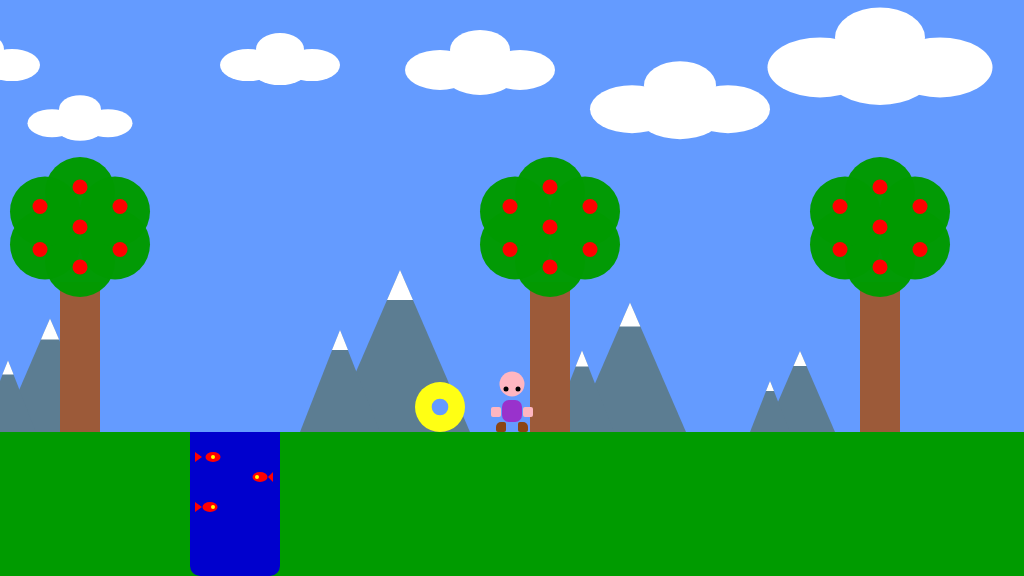
Frame 1 (no input)
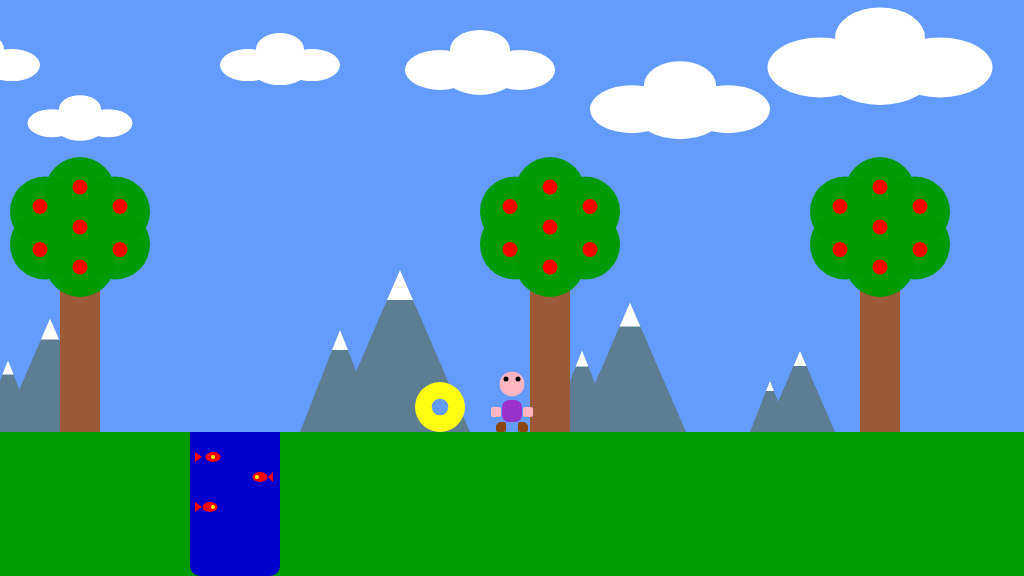
Frame 60 (no input)
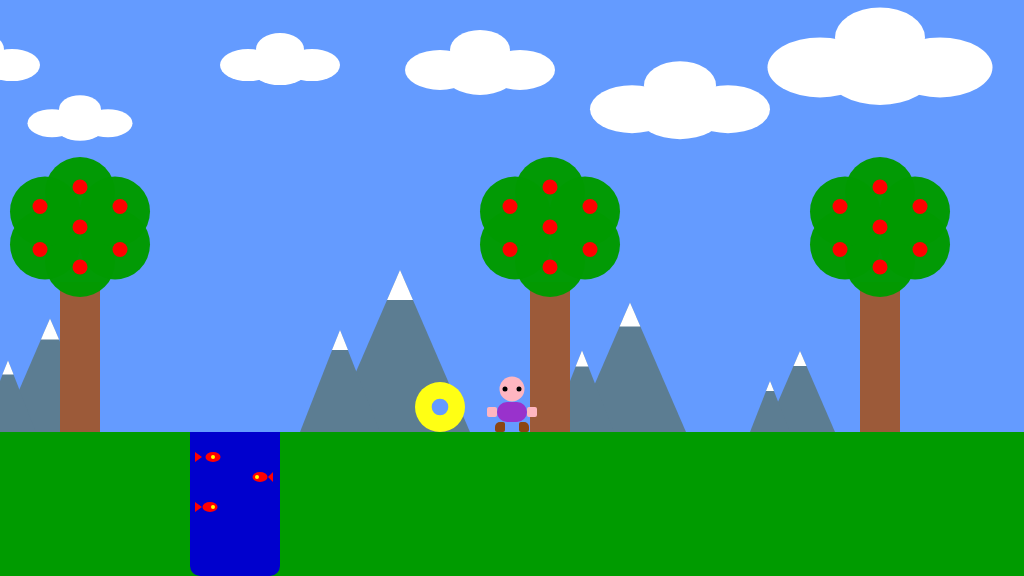
Frame 120 (the mouse pressed at the canvas centre since frame 60)

The p5.js sketch that drew these frames (run headless with seeded random() and noise() and a simulated clock; from frame 60 on, the mouse is pressed at the canvas centre):

// p5.js sketch
// ── sketch.js
/*

The Game Project

4 - Midterm - Side scrolling

*/

var gameChar_x;
var gameChar_y;
var floorPos_y;

var isLeft;
var isRight;
var isFalling;
var isPlummeting;

var collectable;
var canyon;
var trees_x;
var treePos_y;
var clouds;
var mountains;
var cameraPosX;
var animationSwitch;

function setup() {
	createCanvas(1024, 576);
	floorPos_y = height * 3 / 4;
	gameChar_x = width / 2;
	gameChar_y = floorPos_y;
	trees_x = [80, 550, 880];
	treePos_y = floorPos_y;
	cameraPosX = 0;
	animationSwitch = 1;

	isLeft = false;
	isRight = false;
	isFalling = false;
	isPlummeting = false;

	clouds = [
		{
			x_pos: -20,
			y_pos: height * 0.12,
			size: 0.8
		},
		{
			x_pos: 80,
			y_pos: height * 0.22,
			size: 0.7
		},
		{
			x_pos: 280,
			y_pos: height * 0.12,
			size: 0.8
		},
		{
			x_pos: 480,
			y_pos: height * 0.13,
			size: 1
		},		
		{
			x_pos: 680,
			y_pos: height * 0.2,
			size: 1.2
		},
		{
			x_pos: 880,
			y_pos: height * 0.13,
			size: 1.5
		}
	];

	mountains =
		[
			{
				x_pos: -80,
				size: 0.5
			},
			{
				x_pos: 50,
				size: 0.7
			},
			{
				x_pos: 400,
				size: 1
			},{
				x_pos: 630,
				size: 0.8
			},
			{
				x_pos: 800,
				size: 0.5
			}
		];

	canyon =
	{
		x_pos: 190,
		width: 90,
	};

	collectable =
	{
		x_pos: 440,
		y_pos: floorPos_y - 25,
		size: 50,
		isFound: false
	};
};

function draw() {

	// Loop for animation
	if (frameCount % 9 === 0) {
        animationSwitch++;
        animationSwitch % 4 === 0 ? animationSwitch = 0 : animationSwitch;
    };

	// Camera move

	cameraPosX = gameChar_x - width / 2;

	///////////DRAWING CODE//////////

	background(100, 155, 255); //fill the sky blue

	noStroke();
	fill(0, 155, 0);
	rect(0, floorPos_y, width, height - floorPos_y); //draw some green ground

	push();
	translate(-cameraPosX, 0);

	// CLOUDS
	for (var i = 0; i < clouds.length; i++) {
		fill(255);

		ellipse(
			clouds[i].x_pos,
			clouds[i].y_pos,
			70 * clouds[i].size,
			40 * clouds[i].size
		);
		ellipse(
			clouds[i].x_pos - 40 * clouds[i].size,
			clouds[i].y_pos - 5 * clouds[i].size,
			70 * clouds[i].size,
			40 * clouds[i].size
		);
		ellipse(
			clouds[i].x_pos + 40 * clouds[i].size,
			clouds[i].y_pos - 5 * clouds[i].size,
			70 * clouds[i].size,
			40 * clouds[i].size
		);
		ellipse(
			clouds[i].x_pos,
			clouds[i].y_pos - 25 * clouds[i].size,
			60 * clouds[i].size,
			40 * clouds[i].size
		);
	};

	// MOUNTAINS
	for (var i = 0; i < mountains.length; i++) {
		fill(92, 125, 146);
		// BIG MOUNTAIN
		triangle(
			mountains[i].x_pos,
			floorPos_y - 162 * mountains[i].size,
			mountains[i].x_pos + 70 * mountains[i].size,
			floorPos_y,
			mountains[i].x_pos - 70 * mountains[i].size,
			floorPos_y
		); 
		// SMALL MOUNTAIN
		triangle(
			mountains[i].x_pos - 60 * mountains[i].size,
			floorPos_y - 102 * mountains[i].size,
			mountains[i].x_pos - 100 * mountains[i].size,
			floorPos_y,
			mountains[i].x_pos - 20 * mountains[i].size,
			floorPos_y
		);
		// SNOW ON MOUNTAINS
		fill(255);
		// BIG
		triangle(
			mountains[i].x_pos,
			floorPos_y - 162 * mountains[i].size,
			mountains[i].x_pos + 13 * mountains[i].size,
			floorPos_y - 132 * mountains[i].size,
			mountains[i].x_pos - 13 * mountains[i].size,
			floorPos_y - 132 * mountains[i].size
		);
		// SMALL
		triangle(
			mountains[i].x_pos - 60 * mountains[i].size,
			floorPos_y - 102 * mountains[i].size,
			mountains[i].x_pos - 68 * mountains[i].size,
			floorPos_y - 82 * mountains[i].size,
			mountains[i].x_pos - 52 * mountains[i].size,
			floorPos_y - 82 * mountains[i].size,
		);
	};

	// CANYON
	fill(0, 0, 205);
	rect(canyon.x_pos, floorPos_y, canyon.width, height - floorPos_y, 0, 0, 10, 10);
	fill(255, 0, 0);

	// fish 1
	ellipse(canyon.x_pos + 23, floorPos_y + 25, 15, 10);
	triangle(canyon.x_pos + 12, floorPos_y + 25, canyon.x_pos + 5, floorPos_y + 20, canyon.x_pos + 5, floorPos_y + 30);

	// fish 2
	ellipse(canyon.x_pos + canyon.width - 20, floorPos_y + 45, 15, 10);
	triangle(canyon.x_pos + canyon.width - 12, floorPos_y + 45, canyon.x_pos + canyon.width - 7, floorPos_y + 40, canyon.x_pos + canyon.width - 7, floorPos_y + 50);

	// fish 3
	ellipse(canyon.x_pos + 20, floorPos_y + 75, 15, 10);
	triangle(canyon.x_pos + 12, floorPos_y + 75, canyon.x_pos + 5, floorPos_y + 70, canyon.x_pos + 5, floorPos_y + 80);

	// fish eyes
	stroke(255, 255, 0);
	strokeWeight(4);
	point(canyon.x_pos + 23, floorPos_y + 25);
	point(canyon.x_pos + canyon.width - 23, floorPos_y + 45);
	point(canyon.x_pos + 23, floorPos_y + 75);
	noStroke();

	// TREES
	for (var i = 0; i < trees_x.length; i++) {
		fill(156, 90, 57);
		rect(trees_x[i] - 20, treePos_y - 150, 40, 150);
		fill(0, 155, 0, 250);

		ellipse(trees_x[i], treePos_y - 170, 70, 70);
		ellipse(trees_x[i], treePos_y - 240, 70, 70);
		ellipse(trees_x[i] - 35, treePos_y - 187.5, 70, 70);
		ellipse(trees_x[i] - 35, treePos_y - 220.5, 70, 70);
		ellipse(trees_x[i] + 35, treePos_y - 187.5, 70, 70);
		ellipse(trees_x[i] + 35, treePos_y - 220.5, 70, 70);

		// fruits
		fill(255, 0, 0);
		ellipse(trees_x[i], treePos_y - 245, 15, 15);
		ellipse(trees_x[i], treePos_y - 165, 15, 15);
		ellipse(trees_x[i] - 40, treePos_y - 182.5, 15, 15);
		ellipse(trees_x[i] + 40, treePos_y - 182.5, 15, 15);
		ellipse(trees_x[i] - 40, treePos_y - 225.5, 15, 15);
		ellipse(trees_x[i] + 40, treePos_y - 225.5, 15, 15);
		ellipse(trees_x[i], treePos_y - 205, 15, 15);
	};

	// COLLECTABLE
	if (dist(gameChar_x, gameChar_y, collectable.x_pos, collectable.y_pos) <= 35) {
		collectable.isFound = true;
	};
	if (collectable.isFound == false) {
		fill(255, 255, 20);
		circle(collectable.x_pos, collectable.y_pos, collectable.size);
		fill(100, 155, 255);
		circle(collectable.x_pos, collectable.y_pos, collectable.size / 3);
	};

	///////////ANIMATION CODE//////////

	function character_standing(gameChar_x, gameChar_y, state) {
        switch (state) {
            case 0:
                // POS 1

                //head
                fill(255, 182, 193)
                ellipse(gameChar_x, gameChar_y - 53, 25, 25);

                //hands
                rect(gameChar_x - 21, gameChar_y - 35, 10, 10, 2);
                rect(gameChar_x + 11, gameChar_y - 35, 10, 10, 2);

                // eyes
                fill(0);
                ellipse(gameChar_x - 5, gameChar_y - 53, 5, 5);
                ellipse(gameChar_x + 5, gameChar_y - 53, 5, 5);

                // feet
                fill(139, 69, 19);
                rect(gameChar_x - 15, gameChar_y - 10, 10, 10, 5, 2, 2, 2);
                rect(gameChar_x + 5, gameChar_y - 10, 10, 10, 2, 5, 2, 2);

                // body
                fill(153, 50, 204);
                rect(gameChar_x - 10, gameChar_y - 40, 20, 30, 5);
                break;
            case 1:
                // POS 2

                //head
                fill(255, 182, 193);
                ellipse(gameChar_x, gameChar_y - 48, 25, 25);

                //hands
                rect(gameChar_x - 21, gameChar_y - 25, 10, 10, 2);
                rect(gameChar_x + 11, gameChar_y - 25, 10, 10, 2);

                // eyes
                fill(0);
                ellipse(gameChar_x - 6, gameChar_y - 43, 5, 5);
                ellipse(gameChar_x + 6, gameChar_y - 43, 5, 5);

                // feet
                fill(139, 69, 19);
                rect(gameChar_x - 16, gameChar_y - 10, 10, 10, 5, 2, 2, 2);
                rect(gameChar_x + 6, gameChar_y - 10, 10, 10, 2, 5, 2, 2);

                // body
                fill(153, 50, 204);
                rect(gameChar_x - 10, gameChar_y - 32, 20, 22, 7);
                break;

            case 2:
                // POS 3

                //head
                fill(255, 182, 193);
                ellipse(gameChar_x, gameChar_y - 43, 25, 25);

                //hands
                rect(gameChar_x - 25, gameChar_y - 25, 10, 10, 2);
                rect(gameChar_x + 15, gameChar_y - 25, 10, 10, 2);

                // eyes
                fill(0);
                ellipse(gameChar_x - 7, gameChar_y - 43, 5, 5);
                ellipse(gameChar_x + 7, gameChar_y - 43, 5, 5);

                // feet
                fill(139, 69, 19);
                rect(gameChar_x - 17, gameChar_y - 10, 10, 10, 5, 2, 2, 2);
                rect(gameChar_x + 7, gameChar_y - 10, 10, 10, 2, 5, 2, 2);

                // body
                fill(153, 50, 204);
                rect(gameChar_x - 15, gameChar_y - 30, 30, 20, 10);
                break;

            case 3:
                // POS 4

                //head
                fill(255, 182, 193);
                ellipse(gameChar_x, gameChar_y - 48, 25, 25);

                //hands
                rect(gameChar_x - 21, gameChar_y - 25, 10, 10, 2);
                rect(gameChar_x + 11, gameChar_y - 25, 10, 10, 2);

                // eyes
                fill(0);
                ellipse(gameChar_x - 6, gameChar_y - 53, 5, 5);
                ellipse(gameChar_x + 6, gameChar_y - 53, 5, 5);

                // feet
                fill(139, 69, 19);
                rect(gameChar_x - 16, gameChar_y - 10, 10, 10, 5, 2, 2, 2);
                rect(gameChar_x + 6, gameChar_y - 10, 10, 10, 2, 5, 2, 2);

                // body
                fill(153, 50, 204);
                rect(gameChar_x - 10, gameChar_y - 32, 20, 22, 7);
                break;
        };
    };

	function character_jumping_front(gameChar_x, gameChar_y, state) {
        switch (state) {
            case 0:
                // POS 1

                //head
                fill(255, 182, 193);
                ellipse(gameChar_x, gameChar_y - 63, 25, 25);

                //hands
                rect(gameChar_x - 23, gameChar_y - 60, 10, 10, 2);
                rect(gameChar_x + 13, gameChar_y - 60, 10, 10, 2);

                // eyes
                fill(0);
                ellipse(gameChar_x - 5, gameChar_y - 63, 5, 5);
                ellipse(gameChar_x + 5, gameChar_y - 63, 5, 5);

                // feet
                fill(139, 69, 19);
                rect(gameChar_x - 20, gameChar_y - 10, 10, 10, 5, 2, 2, 2);
                rect(gameChar_x + 10, gameChar_y - 10, 10, 10, 2, 5, 2, 2);

                // body
                fill(153, 50, 204);
                rect(gameChar_x - 10, gameChar_y - 50, 20, 40, 5);
                break;

            case 1:
                // POS 2

                //head
                fill(255, 182, 193);
                ellipse(gameChar_x, gameChar_y - 63, 25, 25);

                //hands
                rect(gameChar_x - 25, gameChar_y - 55, 10, 10, 2);
                rect(gameChar_x + 15, gameChar_y - 55, 10, 10, 2);

                // eyes
                fill(0);
                ellipse(gameChar_x - 5, gameChar_y - 64, 6, 6);
                ellipse(gameChar_x + 5, gameChar_y - 64, 6, 6);

                // feet
                fill(139, 69, 19);
                rect(gameChar_x - 21, gameChar_y - 15, 10, 10, 5, 2, 2, 2);
                rect(gameChar_x + 11, gameChar_y - 15, 10, 10, 2, 5, 2, 2);

                // body
                fill(153, 50, 204);
                rect(gameChar_x - 12, gameChar_y - 50, 24, 35, 7);
                break;

            case 2:
                // POS 3

                //head
                fill(255, 182, 193);
                ellipse(gameChar_x, gameChar_y - 63, 25, 25);

                //hands
                rect(gameChar_x - 26, gameChar_y - 50, 10, 10, 2);
                rect(gameChar_x + 16, gameChar_y - 50, 10, 10, 2);

                // eyes
                fill(0);
                ellipse(gameChar_x - 5, gameChar_y - 65, 7, 7);
                ellipse(gameChar_x + 5, gameChar_y - 65, 7, 7);

                // feet
                fill(139, 69, 19);
                rect(gameChar_x - 20, gameChar_y - 20, 10, 10, 5, 2, 2, 2);
                rect(gameChar_x + 10, gameChar_y - 20, 10, 10, 2, 5, 2, 2);

                // body
                fill(153, 50, 204);
                rect(gameChar_x - 15, gameChar_y - 50, 30, 30, 10);
                break;

            case 3:
                // POS 4

                //head
                fill(255, 182, 193);
                ellipse(gameChar_x, gameChar_y - 63, 25, 25);

                //hands
                rect(gameChar_x - 24, gameChar_y - 55, 10, 10, 2);
                rect(gameChar_x + 14, gameChar_y - 55, 10, 10, 2);

                // eyes
                fill(0);
                ellipse(gameChar_x - 5, gameChar_y - 64, 5, 5);
                ellipse(gameChar_x + 5, gameChar_y - 64, 5, 5);

                // feet
                fill(139, 69, 19);
                rect(gameChar_x - 21, gameChar_y - 15, 10, 10, 5, 2, 2, 2);
                rect(gameChar_x + 11, gameChar_y - 15, 10, 10, 2, 5, 2, 2);

                // body
                fill(153, 50, 204);
                rect(gameChar_x - 12, gameChar_y - 50, 24, 35, 7);
                break;
        };
    };

	function character_walking_left(gameChar_x, gameChar_y, state) {
        switch (state) {
            case 0:
                // POS 1

                //head
                fill(255, 182, 193);
                ellipse(gameChar_x, gameChar_y - 53, 25, 25);

                // eyes
                fill(0);
                ellipse(gameChar_x - 5, gameChar_y - 53, 5, 5);

                // feet
                fill(139, 69, 19);
                rect(gameChar_x, gameChar_y - 10, 10, 10, 5, 2, 2, 2);
                rect(gameChar_x - 18, gameChar_y - 10, 10, 10, 5, 2, 2, 2);

                // body
                fill(153, 50, 204);
                rect(gameChar_x - 10, gameChar_y - 40, 20, 30, 5);

                //hands
                fill(255, 182, 193);
                rect(gameChar_x - 15, gameChar_y - 30, 10, 10, 2);
                break;

            case 1:
                // POS 2

                //head
                fill(255, 182, 193);
                ellipse(gameChar_x, gameChar_y - 51, 25, 25);

                // eyes
                fill(0);
                ellipse(gameChar_x - 5, gameChar_y - 52, 5, 5);

                // feet
                fill(139, 69, 19);
                rect(gameChar_x, gameChar_y - 10, 10, 10, 5, 2, 2, 2);
                rect(gameChar_x - 14, gameChar_y - 9, 10, 10, 5, 2, 2, 2);

                // body
                fill(153, 50, 204);
                rect(gameChar_x - 12, gameChar_y - 37, 25, 27, 7);

                //hands
                fill(255, 182, 193);
                rect(gameChar_x - 10, gameChar_y - 29, 10, 10, 2);
                break;

            case 2:
                // POS 3

                //head
                fill(255, 182, 193);
                ellipse(gameChar_x, gameChar_y - 50, 25, 25);

                // eyes
                fill(0);
                ellipse(gameChar_x - 5, gameChar_y - 51, 5, 5);

                // feet
                fill(139, 69, 19);
                rect(gameChar_x - 4, gameChar_y - 10, 10, 10, 5, 2, 2, 2);
                rect(gameChar_x - 5, gameChar_y - 8, 10, 10, 5, 2, 2, 2);

                // body
                fill(153, 50, 204);
                rect(gameChar_x - 15, gameChar_y - 35, 30, 25, 10);

                //hands
                fill(255, 182, 193);
                rect(gameChar_x - 5, gameChar_y - 28, 10, 10, 2);
                rect(gameChar_x - 15, gameChar_y - 30, 10, 10, 2);
                break;

            case 3:
                // POS 4

                //head
                fill(255, 182, 193);
                ellipse(gameChar_x, gameChar_y - 51, 25, 25);

                // eyes
                fill(0);
                ellipse(gameChar_x - 5, gameChar_y - 52, 5, 5);

                // feet
                fill(139, 69, 19);
                rect(gameChar_x, gameChar_y - 9, 10, 10, 5, 2, 2, 2);
                rect(gameChar_x - 14, gameChar_y - 10, 10, 10, 5, 2, 2, 2);

                // body
                fill(153, 50, 204);
                rect(gameChar_x - 12, gameChar_y - 37, 25, 27, 7);

                //hands
                fill(255, 182, 193);
                rect(gameChar_x - 10, gameChar_y - 29, 10, 10, 2);
                break;
        };
    };

	function character_walking_right(gameChar_x, gameChar_y, state) {
        switch (state) {
            case 0:
                // POS 1

                // head
                fill(255, 182, 193);
                ellipse(gameChar_x, gameChar_y - 53, 25, 25);

                // eyes
                fill(0);
                ellipse(gameChar_x + 5, gameChar_y - 53, 5, 5);

                // feet
                fill(139, 69, 19);
                rect(gameChar_x - 10, gameChar_y - 10, 10, 10, 2, 5, 2, 2);
                rect(gameChar_x + 8, gameChar_y - 10, 10, 10, 2, 5, 2, 2);

                // body
                fill(153, 50, 204);
                rect(gameChar_x - 10, gameChar_y - 40, 20, 30, 5);

                //hands
                fill(255, 182, 193);
                rect(gameChar_x + 5, gameChar_y - 30, 10, 10, 2);
                break;

            case 1:
                // POS 2

                // head
                fill(255, 182, 193);
                ellipse(gameChar_x, gameChar_y - 51, 25, 25);

                // eyes
                fill(0);
                ellipse(gameChar_x + 5, gameChar_y - 52, 5, 5);

                // feet
                fill(139, 69, 19);
                rect(gameChar_x - 10, gameChar_y - 10, 10, 10, 2, 5, 2, 2);
                rect(gameChar_x + 4, gameChar_y - 9, 10, 10, 2, 5, 2, 2);

                // body
                fill(153, 50, 204);
                rect(gameChar_x - 12, gameChar_y - 37, 25, 27, 7);

                //hands
                fill(255, 182, 193);
                rect(gameChar_x, gameChar_y - 29, 10, 10, 2);
                break;

            case 2:
                // POS 3

                // head
                fill(255, 182, 193);
                ellipse(gameChar_x, gameChar_y - 50, 25, 25);

                // eyes
                fill(0);
                ellipse(gameChar_x + 5, gameChar_y - 51, 5, 5);

                // feet
                fill(139, 69, 19);
                rect(gameChar_x - 6, gameChar_y - 10, 10, 10, 2, 5, 2, 2);
                rect(gameChar_x - 5, gameChar_y - 8, 10, 10, 2, 5, 2, 2);

                // body
                fill(153, 50, 204);
                rect(gameChar_x - 15, gameChar_y - 35, 30, 25, 10);

                //hands
                fill(255, 182, 193);
                rect(gameChar_x - 5, gameChar_y - 28, 10, 10, 2);
                rect(gameChar_x + 5, gameChar_y - 30, 10, 10, 2);
                break;

            case 3:
                // POS 4

                // head
                fill(255, 182, 193);
                ellipse(gameChar_x, gameChar_y - 51, 25, 25);

                // eyes
                fill(0);
                ellipse(gameChar_x + 5, gameChar_y - 52, 5, 5);

                // feet
                fill(139, 69, 19);
                rect(gameChar_x - 10, gameChar_y - 9, 10, 10, 2, 5, 2, 2);
                rect(gameChar_x + 4, gameChar_y - 10, 10, 10, 2, 5, 2, 2);

                // body
                fill(153, 50, 204);
                rect(gameChar_x - 12, gameChar_y - 37, 25, 27, 7);

                //hands
                fill(255, 182, 193);
                rect(gameChar_x, gameChar_y - 29, 10, 10, 2);
                break;
        };
    };

	function character_jump_right(gameChar_x, gameChar_y, state) {
        switch (state) {
            case 0:
                // POS 1

                // head
                fill(255, 182, 193);
                ellipse(gameChar_x, gameChar_y - 63, 25, 25);

                // eyes
                fill(0);
                ellipse(gameChar_x + 5, gameChar_y - 63, 5, 5);

                // feet
                fill(139, 69, 19);
                rect(gameChar_x - 7, gameChar_y - 25, 10, 10, 2, 5, 2, 2);
                rect(gameChar_x + 5, gameChar_y - 24, 10, 10, 2, 5, 2, 2);

                // body
                fill(153, 50, 204);
                rect(gameChar_x - 12, gameChar_y - 50, 24, 30, 10);

                //hands
                fill(255, 182, 193);
                rect(gameChar_x + 10, gameChar_y - 45, 10, 10, 2);
                break;

            case 1:
                // POS 2

                // head
                fill(255, 182, 193);
                ellipse(gameChar_x, gameChar_y - 63, 25, 25);

                // eyes
                fill(0);
                ellipse(gameChar_x + 5, gameChar_y - 63, 5, 5);

                // feet
                fill(139, 69, 19);
                rect(gameChar_x - 7, gameChar_y - 17, 10, 10, 2, 5, 2, 2);
                rect(gameChar_x + 7, gameChar_y - 15, 10, 10, 2, 5, 2, 2);

                // body
                fill(153, 50, 204);
                rect(gameChar_x - 11, gameChar_y - 48, 22, 35, 7);

                //hands
                fill(255, 182, 193);
                rect(gameChar_x + 10, gameChar_y - 40, 10, 10, 2);
                break;

            case 2:
                // POS 3

                // head
                fill(255, 182, 193);
                ellipse(gameChar_x, gameChar_y - 63, 25, 25);

                // eyes
                fill(0);
                ellipse(gameChar_x + 5, gameChar_y - 63, 5, 5);

                // feet
                fill(139, 69, 19);
                rect(gameChar_x - 16, gameChar_y - 9, 10, 10, 2, 5, 2, 2);
                rect(gameChar_x - 2, gameChar_y - 10, 10, 10, 2, 5, 2, 2);

                // body
                fill(153, 50, 204);
                rect(gameChar_x - 10, gameChar_y - 47, 20, 40, 5);

                //hands
                fill(255, 182, 193);
                rect(gameChar_x - 5, gameChar_y - 40, 10, 10, 2);
                break;

            case 3:
                // POS 4

                // head
                fill(255, 182, 193);
                ellipse(gameChar_x, gameChar_y - 63, 25, 25);

                // eyes
                fill(0);
                ellipse(gameChar_x + 5, gameChar_y - 63, 5, 5);

                // feet
                fill(139, 69, 19);
                rect(gameChar_x - 7, gameChar_y - 15, 10, 10, 2, 5, 2, 2);
                rect(gameChar_x + 5, gameChar_y - 17, 10, 10, 2, 5, 2, 2);

                // body
                fill(153, 50, 204);
                rect(gameChar_x - 11, gameChar_y - 48, 22, 37, 7);

                //hands
                fill(255, 182, 193);
                rect(gameChar_x + 2, gameChar_y - 43, 10, 10, 2);
                break;
        };
    };

	function character_jump_left(gameChar_x, gameChar_y, state) {
        switch (state) {
            case 0:
                // POS 1

                //head
                fill(255, 182, 193);
                ellipse(gameChar_x, gameChar_y - 63, 25, 25);

                // eyes
                fill(0);
                ellipse(gameChar_x - 5, gameChar_y - 63, 5, 5);

                // feet
                fill(139, 69, 19);
                rect(gameChar_x - 3, gameChar_y - 25, 10, 10, 5, 2, 2, 2);
                rect(gameChar_x - 15, gameChar_y - 24, 10, 10, 5, 2, 2, 2);

                // body
                fill(153, 50, 204);
                rect(gameChar_x - 12, gameChar_y - 50, 24, 30, 10);

                //hands
                fill(255, 182, 193);
                rect(gameChar_x - 20, gameChar_y - 45, 10, 10, 2);
                break;

            case 1:
                // POS 2

                //head
                fill(255, 182, 193);
                ellipse(gameChar_x, gameChar_y - 63, 25, 25);

                // eyes
                fill(0);
                ellipse(gameChar_x - 5, gameChar_y - 63, 5, 5);

                // feet
                fill(139, 69, 19);
                rect(gameChar_x - 3 , gameChar_y - 17, 10, 10, 5, 2, 2, 2);
                rect(gameChar_x - 17 , gameChar_y - 15, 10, 10, 5, 2, 2, 2);

                // body
                fill(153, 50, 204);
                rect(gameChar_x - 11, gameChar_y - 48, 22, 35, 7);

                //hands
                fill(255, 182, 193);
                rect(gameChar_x - 20, gameChar_y - 40, 10, 10, 2);
                break;

            case 2:
                // POS 3

                //head
                fill(255, 182, 193);
                ellipse(gameChar_x, gameChar_y - 63, 25, 25);

                // eyes
                fill(0);
                ellipse(gameChar_x - 5, gameChar_y - 63, 5, 5);

                // feet
                fill(139, 69, 19);
                rect(gameChar_x + 6, gameChar_y - 9, 10, 10, 5, 2, 2, 2);
                rect(gameChar_x - 8, gameChar_y - 10, 10, 10, 5, 2, 2, 2);

                // body
                fill(153, 50, 204);
                rect(gameChar_x - 10, gameChar_y - 47, 20, 40, 5);

                //hands
                fill(255, 182, 193);
                rect(gameChar_x - 5, gameChar_y - 40, 10, 10, 2);
                break;

            case 3:
                // POS 4

                //head
                fill(255, 182, 193);
                ellipse(gameChar_x, gameChar_y - 63, 25, 25);

                // eyes
                fill(0);
                ellipse(gameChar_x - 5, gameChar_y - 63, 5, 5);

                // feet
                fill(139, 69, 19);
                rect(gameChar_x - 15, gameChar_y - 17, 10, 10, 5, 2, 2, 2);
                rect(gameChar_x - 3, gameChar_y - 15, 10, 10, 5, 2, 2, 2);

                // body
                fill(153, 50, 204);
                rect(gameChar_x - 11, gameChar_y - 48, 20, 40, 5);

                //hands
                fill(255, 182, 193);
                rect(gameChar_x - 12, gameChar_y - 43, 10, 10, 2);
                break;
        };
    };


	//the game character
	if (isLeft && isFalling) {
		character_jump_left(gameChar_x,gameChar_y,animationSwitch);
	}
	else if (isRight && isFalling) {
		character_jump_right(gameChar_x,gameChar_y,animationSwitch);
	}
	else if (isLeft) {
		character_walking_left(gameChar_x,gameChar_y,animationSwitch);
	}
	else if (isRight) {
		character_walking_right(gameChar_x,gameChar_y,animationSwitch);
	}
	else if (isFalling || isPlummeting) {
		character_jumping_front(gameChar_x,gameChar_y,animationSwitch);
	}
	else {
		character_standing(gameChar_x,gameChar_y,animationSwitch);
	}

	pop();

	///////////INTERACTION CODE//////////

	//// Turn Left and Right
	if (isLeft == true) {
		gameChar_x -= 3;
	}
	else if (isRight == true) {
		gameChar_x += 3;
	};
	//// Jump

	if (gameChar_y < floorPos_y) {
		gameChar_y += 2.5;
		isFalling = true;
	}
	else {
		isFalling = false;
	};

	//Plummeting

	if (gameChar_x - 10 > canyon.x_pos && gameChar_x + 10 < canyon.x_pos + canyon.width && gameChar_y >= floorPos_y) {
		isPlummeting = true;
	};
	if (isPlummeting == true) {
		gameChar_y += 3;
	};
};

function keyPressed() {
	if (isPlummeting == false) {
		if (keyCode == 65) {
			isLeft = true;
		}
		else if (keyCode == 68) {
			isRight = true;
		};
		if (keyCode == 87 && isFalling == false) {
			gameChar_y -= 100;
		};
	};
};

function keyReleased() {
	if (keyCode == 65) {
		isLeft = false;
		test = true;
	}
	else if (keyCode == 68) {
		isRight = false;
	};
};
